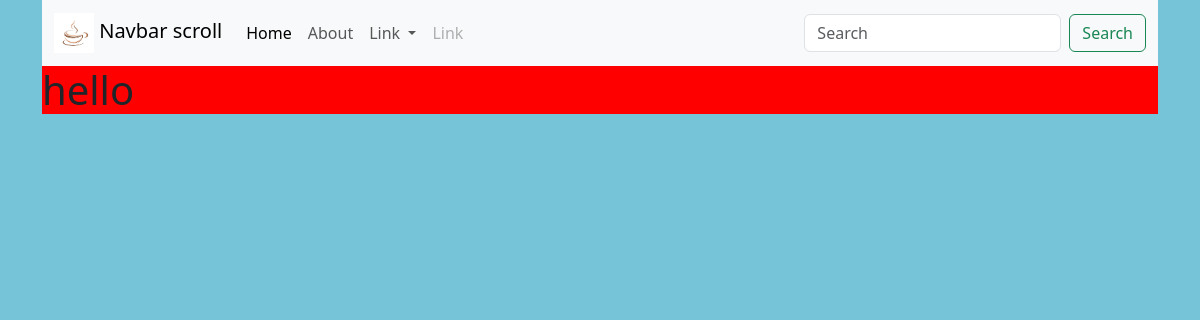
The app's page /student/, older data.
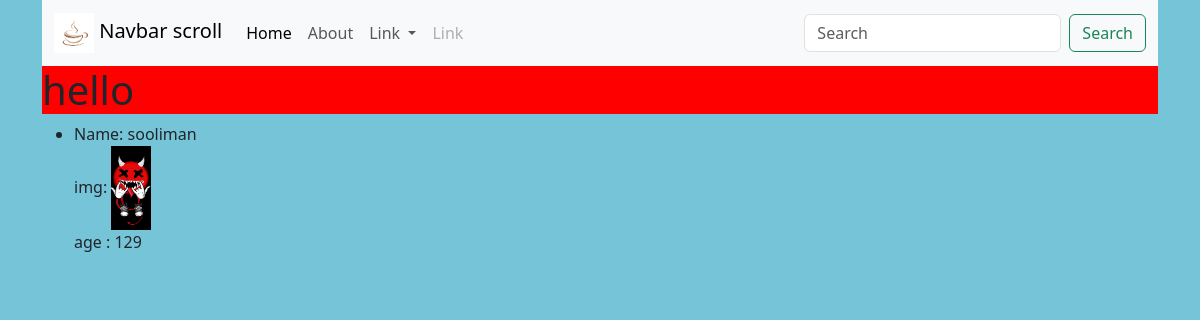
The same page, newer data.
### school/models.py (models this page shows)
class Student(models.Model):
    name = models.TextField(max_length=30,help_text='Please Inter Name student ')
    age =models.IntegerField()
    img= models.ImageField(upload_to="ipone-%y/%m/%d")

### school/views.py (the view)
# urls.py: path('student/',views.student,name='student'),
def student(request):
    return render (request,'parts/student.html',{'stu':Student.objects.all()})

### templates/parts/student.html
{% extends 'index.html' %}
{%load static%}
{% block content %}
<h1>hello</h1>
<ul>
    {% for item in stu %}
    <li>
        <span>  Name: </span> <span>{{ item.name }}</span>
        <br>
        <span> img: </span>  <img src="{{ item.img.url }}" alt="">
        <br>
        <span> age : </span> <span>{{ item.age }}</span>
    </li>
        {% endfor %}
    </ul>
{% endblock content %}

### templates/index.html (shortened to what this page needs)
<!doctype html>
<html lang="en">
  <head>
    {%load static%}
    <link
      href="https://cdn.jsdelivr.net/npm/bootstrap@5.3.0/dist/css/bootstrap.min.css"
      rel="stylesheet"
>
    <link rel="stylesheet" href="{% static 'css/style.css' %}">
    <link rel="stylesheet" href="{% static 'css/all.min.css' %}">
  </head>
  <body>
    <div class="container">
      {% include 'parts/navbar.html'%}
      {%block content%}
      {%endblock%}
    </div>
  </body>
</html>

### templates/parts/navbar.html (shortened to what this page needs)
{% load static %}
<nav class="navbar navbar-expand-lg bg-body-tertiary">
    <div class="container">
      <a class="navbar-brand" href="{% url ''%}"><img src="{% static 'img/logo.png'%}" alt="">  Navbar scroll</a>
      <div class="collapse navbar-collapse" id="navbarScroll">
        <ul class="navbar-nav me-auto my-2 my-lg-0 navbar-nav-scroll" style="--bs-scroll-height: 100px;">
          <li class="nav-item">
            <a class="nav-link active" aria-current="page" href="{% url ''%}">Home</a>
          </li>
          <li class="nav-item">
            <a class="nav-link" href="{% url 'about'%}">About</a>
          </li>
          <li class="nav-item dropdown" >
            <a class="nav-link dropdown-toggle" href="#" role="button" data-bs-toggle="dropdown" aria-expanded="false">
              Link
            </a>
          </li>
          <li class="nav-item">
            <a class="nav-link disabled">Link</a>
          </li>
        </ul>
        <form class="d-flex" role="search">
          <input class="form-control me-2" type="search" placeholder="Search" aria-label="Search">
          <button class="btn btn-outline-success" type="submit">Search</button>
        </form>
      </div>
    </div>
  </nav>

### Schools/static/css/style.css (style rules this page uses)
body { box-sizing: border-box; background-color: rgba(19, 155, 189, 0.586); }
h1 { background-color: red; }

### templates/parts/navbar.html (style rules this page uses)
img { width:40px; }

Row changes from the older to the newer data that the page shows:
added Student: name "sooliman", img (picture), age "129"
